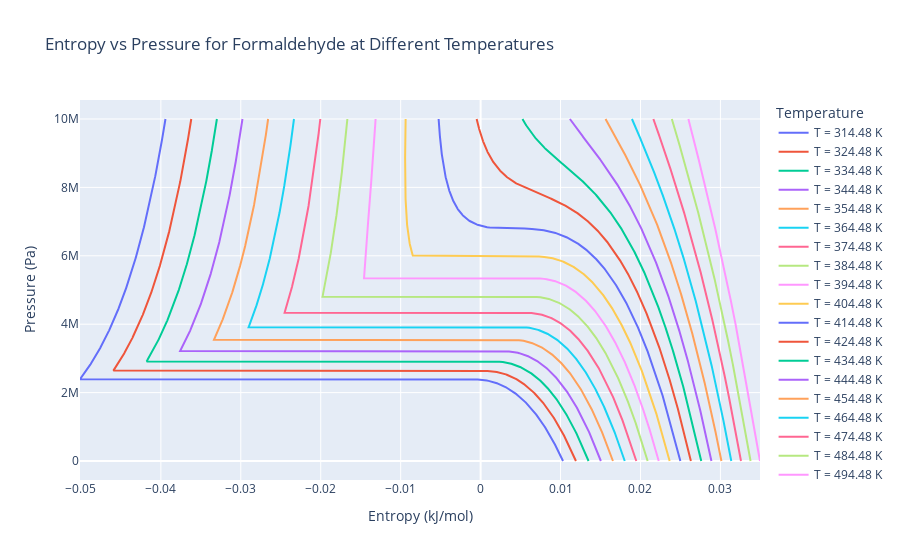

Source (notebook cell):
### Code cell
%pip install numpy
%pip install scipy
%pip install plotly

import numpy as np
from scipy.optimize import minimize_scalar

# Constants in SI units
Trs = 298.15  # Reference temperature in K
Prs = 100000 # Reference pressure in Pa
S_IG = -40.87294625959575
a1 = 9.48*4.184  # J/mol
b1 = 0.00914*4.184  # J/(mol*K)
c1 = -6.4e-7*4.184  # J/(mol*K^2)

R = 8.314  # J/(mol*K)
Tc = 414.48  # K
Pc = 6.8e6  # Pa
w = 0.215  # dimensionless

# Peng-Robinson equation parameters
a = 0.45724 * (R**2 * Tc**2) / Pc  # Pa * m^6 / mol^2
b = 0.07780 * R * Tc / Pc  # m^3 / mol


# Define the pressure function
def calculate_pressure(Vm, T):
    k = 0.37464 + 1.54226*w - 0.26992*w**2 
    alpha = (1 + k * (1 - np.sqrt(T / Tc)))**2
    return (R * T / (Vm - b)) - (a * alpha / (Vm**2 + 2 * b * Vm - b**2))
# Pre-calculated on input parameters
def calc_a(T):
    kappa = 0.37464 + 1.54226*w - 0.26992*w**2     # Peng-Robinson kappa
    return 0.45724 * R**2 * Tc**2 / Pc * (1 + kappa * (1 - np.sqrt(T/Tc)))**2

def calc_b():
    return 0.07780 * R * Tc / Pc

# Compressibility factor cubic equation coefficients
def cubic_eq_coeffs(A, B):
    return [1, -(1 - B), A - 3*B**2 - 2*B, -(A*B - B**2 - B**3)]

# Solving for Z (compressibility factor)
def solve_cubic(A, B):
    coeffs = cubic_eq_coeffs(A, B)
    roots = np.roots(coeffs)
    roots_real = np.real(roots[np.isreal(roots)])   # Only real roots
    return roots_real 

# Calculating Z, V, H, S
def calculate_properties(T, P):
    A = calc_a(T) * P / (R * T)**2
    B = calc_b() * P / (R * T)
    Z = solve_cubic(A, B)

    Z1 = min(Z)
    Z3 = max(Z)

    # Molar volume V = ZRT/P
    V1 = 1000 * Z1 * R * T / P
    V3 = 1000 * Z3 * R * T / P
    return Z1 , Z3, V1, V3

# Integrals for Cp and Cp/T
def integral_Cp_by_T(T, P):
    term1 = a1 *np.log(T / Trs)
    term2 = (b1) * (T - Trs)
    term3 = (c1 / 2) * (T**2 - Trs**2)
    term4 = -1*R*np.log(P / 101325)
    term5 = S_IG
    return term1 + term2 + term3 + term4 + term5

def d_alpha(T):
    k = 0.37464 + 1.54226*w - 0.26992*w**2    # Peng-Robinson k
    return - (1 + k*(1 - np.sqrt(T/Tc))) * ( k / Tc * np.sqrt(Tc/T))

def delta_S(T, P):
       
    b = calc_b()
    B = b * P / (R * T)
    Z1, Z2 , V1, V3 = calculate_properties(T, P)
    S11 = R * np.log(Z1 - B)
    S12 = (d_alpha(T) / (2 * np.sqrt(2) * b)) * np.log((Z1 + (1 + np.sqrt(2)) * B) / (Z1 + (1 - np.sqrt(2)) * B))
    
    S21 = R * np.log(Z2 - B)
    S22 = (d_alpha(T) / (2 * np.sqrt(2) * b)) * np.log((Z2 + (1 + np.sqrt(2)) * B) / (Z2 + (1 - np.sqrt(2)) * B))

    # Combine both parts to get the entropy difference
    S1 = S11 + S12
    S2 = S21 + S22
    return S1 , S2

def calc_S(T , P , Trs):
    S1 ,S3 =  delta_S(T, P)
    dS1 = S1 + integral_Cp_by_T(T, Trs)
    dS3 = S3 + integral_Cp_by_T(T, Trs)
    return dS1 , dS3

def compute_integral(P, R, T, a, b, P_min, k=0.001):
    Z1 , Z3 ,V1, V2 = calculate_properties(T, P)
    kappa = 0.37464 + 1.54226*w - 0.26992*w**2 
    alpha = (1 + kappa * (1 - np.sqrt(T / Tc)))**2
    a = a * alpha
    
    # Define the integral function
    def integral_function(V):
        term1 = R * T * np.log(abs(V - b))
        term2 = -(a / (2 * b * np.sqrt(2))) * np.log(abs((V + b - b * np.sqrt(2)) / (V + b + b * np.sqrt(2))))
        return term1 + term2
    
    integral_value = integral_function(V2) - integral_function(V1)
    
    while P > P_min:
        residual = integral_value - (V2 - V1) * P
        if abs(residual) < k:
            return P
        P -= 1  
    
    
    return P



# Define temperature range for plotting

temperature_list = np.arange(314.48,500,10)   # Example temperatures in Kelvin
pressure_values = np.linspace(1, 10e6, 1000)     # Pressure range in bar



# Initialize plot
import plotly.graph_objects as go

fig = go.Figure()

# Loop over each temperature and calculate V for each P
for T in temperature_list:
    
    # Find the local maximum and minimum pressures for the given temperature
    result = minimize_scalar(lambda Vm: -calculate_pressure(Vm, T), bounds=(0.00005, 0.01), method='bounded')
    result_min = minimize_scalar(lambda Vm: calculate_pressure(Vm, T), bounds=(0.00005, 0.01), method='bounded')

    V_max = result.x
    P_max = -result.fun
    V_min = result_min.x
    P_min = -result_min.fun

    # Calculate the saturation pressure for the temperature T
    P_sat = compute_integral(P_max, R, T, a, b, P_min)

    # Generate the PV curve for the temperature T
    Vm = np.linspace(0.00005, 0.01, 1000)  # m^3/mol, narrow around the critical region

    S_values = []
    for P in pressure_values:
        S1 , S3 = calc_S(T, P, Trs)
        S1/=1000
        S3/=1000
        # Check if H is a scalar
        if S1 == S3:
            S_values.append(S1)
        elif P > P_sat:
            S_values.append(S3)
        else:
            S_values.append(S1)

    # Plot the Entropy curve for the current temperature
    fig.add_trace(go.Scatter(x=S_values, y=pressure_values, mode='lines', name=f'T = {T} K'))

# Add labels and legend
fig.update_layout(
    title='Entropy vs Pressure for Formaldehyde at Different Temperatures',
    xaxis_title='Entropy (kJ/mol)',
    yaxis_title='Pressure (Pa)',
    legend_title='Temperature'
)

fig.show()

### Figure 1 — Plotly figure (JSON) as saved in the notebook; plotly's stock layout.template omitted (floating-point values rounded to 4 significant figures; data arrays with more than 128 entries replaced by an {"elided": "..."} marker saying what was removed)
{"data": [{"mode": "lines", "name": "T = 314.48 K", "type": "scatter", "x": {"elided": "1000 float values"}, "y": {"elided": "1000 float values"}}, {"mode": "lines", "name": "T = 324.48 K", "type": "scatter", "x": {"elided": "1000 float values"}, "y": {"elided": "1000 float values"}}, {"mode": "lines", "name": "T = 334.48 K", "type": "scatter", "x": {"elided": "1000 float values"}, "y": {"elided": "1000 float values"}}, {"mode": "lines", "name": "T = 344.48 K", "type": "scatter", "x": {"elided": "1000 float values"}, "y": {"elided": "1000 float values"}}, {"mode": "lines", "name": "T = 354.48 K", "type": "scatter", "x": {"elided": "1000 float values"}, "y": {"elided": "1000 float values"}}, {"mode": "lines", "name": "T = 364.48 K", "type": "scatter", "x": {"elided": "1000 float values"}, "y": {"elided": "1000 float values"}}, {"mode": "lines", "name": "T = 374.48 K", "type": "scatter", "x": {"elided": "1000 float values"}, "y": {"elided": "1000 float values"}}, {"mode": "lines", "name": "T = 384.48 K", "type": "scatter", "x": {"elided": "1000 float values"}, "y": {"elided": "1000 float values"}}, {"mode": "lines", "name": "T = 394.48 K", "type": "scatter", "x": {"elided": "1000 float values"}, "y": {"elided": "1000 float values"}}, {"mode": "lines", "name": "T = 404.48 K", "type": "scatter", "x": {"elided": "1000 float values"}, "y": {"elided": "1000 float values"}}, {"mode": "lines", "name": "T = 414.48 K", "type": "scatter", "x": {"elided": "1000 float values"}, "y": {"elided": "1000 float values"}}, {"mode": "lines", "name": "T = 424.48 K", "type": "scatter", "x": {"elided": "1000 float values"}, "y": {"elided": "1000 float values"}}, {"mode": "lines", "name": "T = 434.48 K", "type": "scatter", "x": {"elided": "1000 float values"}, "y": {"elided": "1000 float values"}}, {"mode": "lines", "name": "T = 444.48 K", "type": "scatter", "x": {"elided": "1000 float values"}, "y": {"elided": "1000 float values"}}, {"mode": "lines", "name": "T = 454.48 K", "type": "scatter", "x": {"elided": "1000 float values"}, "y": {"elided": "1000 float values"}}, {"mode": "lines", "name": "T = 464.48 K", "type": "scatter", "x": {"elided": "1000 float values"}, "y": {"elided": "1000 float values"}}, {"mode": "lines", "name": "T = 474.48 K", "type": "scatter", "x": {"elided": "1000 float values"}, "y": {"elided": "1000 float values"}}, {"mode": "lines", "name": "T = 484.48 K", "type": "scatter", "x": {"elided": "1000 float values"}, "y": {"elided": "1000 float values"}}, {"mode": "lines", "name": "T = 494.48 K", "type": "scatter", "x": {"elided": "1000 float values"}, "y": {"elided": "1000 float values"}}], "layout": {"legend": {"title": {"text": "Temperature"}}, "title": {"text": "Entropy vs Pressure for Formaldehyde at Different Temperatures"}, "xaxis": {"title": {"text": "Entropy (kJ/mol)"}}, "yaxis": {"title": {"text": "Pressure (Pa)"}}}}
